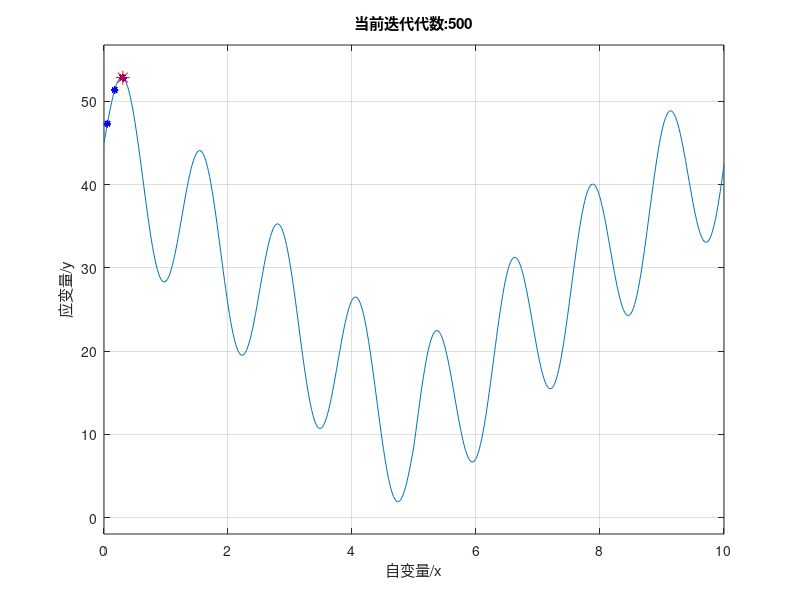

Here is the MATLAB script that generated this plot:
%% 这部分内容来自于https://github.com/czmgzsy
%% 清空工作区
clc
clear all;

%% 绘制目标函数
% y = 10 * sin(5 * x)+7 * abs(x - 5)+10, x=[0,10]
figure(1);
ezplot('10*sin(5*x)+7*abs(x-5)+10',[0,10]);
hold on
xlabel('自变量/x');
ylabel('应变量/y');

%% GA算法参数定义
popsize = 20;               % 种群大小
chromlength = 20;           % 二进制编码长度
p_cross = 0.7;              % 交叉概率
p_mutation = 0.1;          % 变异概率
iter_max = 500;             % 最大迭代次数
bestfit = -inf;             % 初始化适应度值为-∞
bestindividual = 0;         % 初始化最优解
result = zeros(2,iter_max); % 对存储每轮迭代最优解的result矩阵预分配内存,提高运行速度
%% 初始化种群
pop = round(rand(popsize,chromlength));
% rand函数用0~1之间的随机数生成了一个popsize行,chromlength列的矩阵
% round函数将此矩阵四舍五入为0或1的整数

%% 循环迭代
for iter = 1:iter_max
    % 1.首先将二进制转为十进制
    [px,py] = size(pop);                    % 种群的行列数
    for j = 1:py
        pop1(:,j) = pop(:,j) * 2^(py-j);    % 按位权值展开
    end
    temp = sum(pop1,2);                     % 行求和sum(*,2)
    pop2 = 0+temp*((10-0)/2^chromlength);

    % 2.计算函数目标值
    fitvalue = 10*sin(5*pop2)+7*abs(pop2-5)+10;

    % 3.选择操作(轮盘赌法)
    p_fitvalue = fitvalue / sum(fitvalue);  % 单个适应度与所有适应度之和的比
    p_fitvalue = cumsum(p_fitvalue);        % 离散的概率值转为0~1区间,累积和
    
    p_rand = sort(rand(px,1));              % px行,1列个由小到大排序的随机数
    % 用p_rand去与做完了累计和的p_fitvalue做比较
    % 适应度越高就有越大的几率在p_fitvalue的累计和中占据更大的区间
    % 将会有较多的p_rand值落在其间
    % 用这种方法保留下了适应度值较大的基因
    i = 1;      % 指向随机数的指针
    j = 1;      % 指向累积和区间的指针
    while i <= px
        if p_rand(i) < p_fitvalue(j)
            newpop(i,:) = pop(j,:);    %适应度高的基因以较大概率保留到了新种群中
            i = i + 1;
        else
            j = j + 1;  %小于当前选择概率区间的随机数"用完了",才让概率区间后移一位
        end
    end
    
    % 4.交叉操作(单点交叉)
    % newpop种群已经经过了选择操作,现对其进行交叉操作
    % 并将交叉后的种群保存进newpop2矩阵中
    for i = 1:2:px-1 % 让i与i+1进行交叉,所以i遍历染色体中编号为奇数的就可以了
        if rand < p_cross
            point = round(rand * py);   % 在py位二进制数中随机选一个交叉点位
            newpop2(i,:) = [newpop(i,1:point),newpop(i+1,point+1:end)];
            newpop2(i+1,:) = [newpop(i+1,1:point),newpop(i,point+1:end)];
        else
            newpop2(i,:) = newpop(i,:);
            newpop2(i+1,:) = newpop(i+1,:);
            % 一定几率不发生交叉
        end
    end
    
    % 5.变异操作
    for i = 1:px
        if rand < p_mutation                    % 参数定义时的变异概率
            mutation_point = round(rand*py);   % 发生变异时的点位
            if mutation_point <= 0
                mutation_point = 1;             % 检测越界
            end
            newpop3(i,:) = newpop2(i,:);        % 变异后的种群存储在newpop3矩阵中
            if newpop3(i,mutation_point) == 0   % 将变异点位上的二进制数取反
                newpop3(i,mutation_point) = 1;
            else
                newpop3(i,mutation_point) = 0;
            end
        else                                    % p_mutation设置为一个很小的数
            newpop3(i,:) = newpop2(i,:);        % 大部分newpop2都没有发生变异
        end
    end

    % 6.更新种群,重新计算种群的适应度,更新Best记录
    pop = newpop3;
    % 和第一步时一样,先将二进制转换为十进制,计算出小分划区间中的实数值
    [px,py] = size(pop);
    for j = 1:py
        pop1(:,j) = 2^(py-j) * pop(:,j); % 二进制数按位权值展开
    end  % chromlength位二进制数能表示的十进制数范围为[0,2^chromlength-1]
    temp = sum(pop1,2);     % 按位权展开的十进制数行求和
    pop2 = 0 + ((10 - 0)/2^chromlength) * temp; % 将小分划的编号映射为定义域里的实数值

    fitvalue = 10*sin(5*pop2)+7*abs(pop2-5)+10; 
    % 将pop2矩阵代入目标函数计算适应度

    for i = 1:px
        if bestfit < fitvalue(i)
            bestfit = fitvalue(i);      % 找到本轮迭代的最优f(x)
            bestindividual = pop2(i);   % 找到本轮迭代的最优x
        end
    end

    result(1,iter) = bestindividual;    % result矩阵第1行存储每轮迭代的最优x
    result(2,iter) = bestfit;           % result矩阵第2行存储每轮迭代的最优f(x)
    plot(result(1,iter),result(2,iter),'b*','MarkerSize',5)
    title(strcat('当前迭代代数:',num2str(iter)));
    pause(0.03);
end

plot(result(1,end),result(2,end),'r*','MarkerSize',10);
grid on
hold off
fprintf(['The best x is ---> \t',num2str(bestindividual), ...
    '\nThe fitness value is --->',num2str(bestfit),'\n']);
